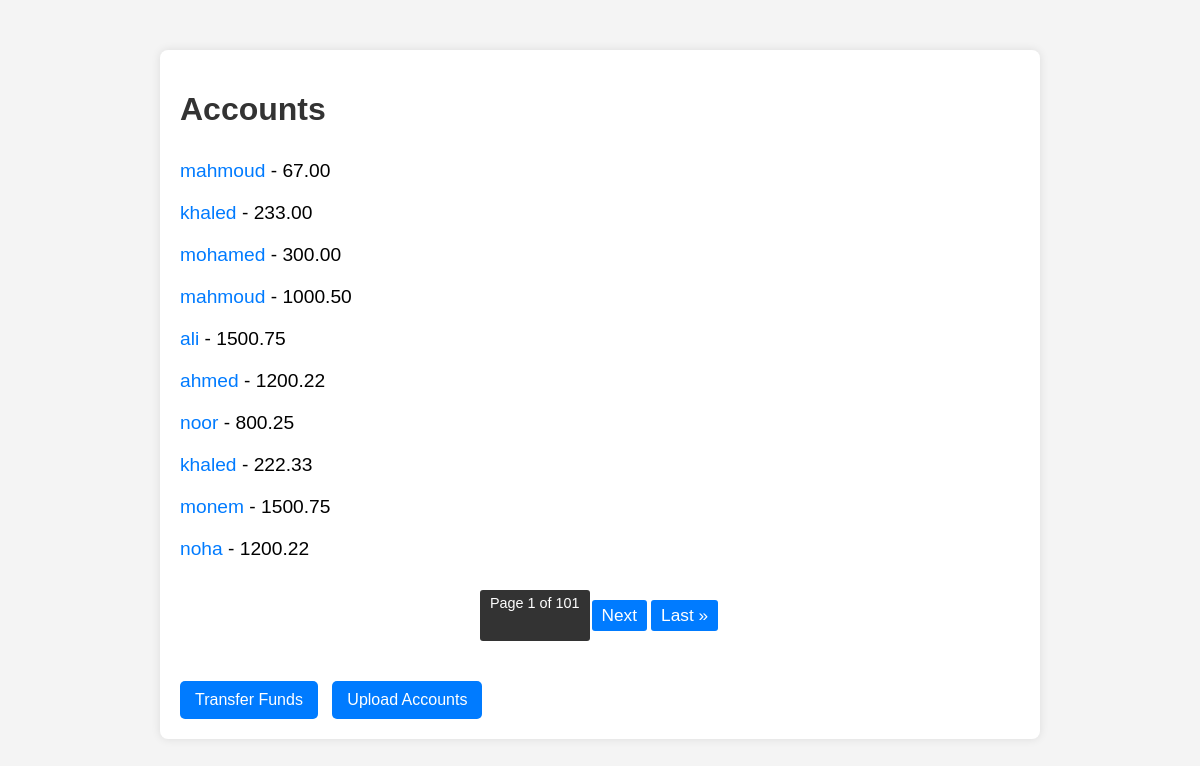
Screenshot of /accounts/ with the database file from the repository.
### accounts/models.py (models this page shows, shortened)
class Account(models.Model):
    name = models.CharField(max_length=255)
    balance = models.DecimalField(max_digits=10, decimal_places=2)

### accounts/views.py (the view)
# urls.py: path('', views.account_list, name='account_list'),
def account_list(request):
    account_list = Account.objects.all()
    paginator = Paginator(account_list, 10)
    page_number = request.GET.get('page')
    page_obj = paginator.get_page(page_number)
    return render(request, 'accounts/account_list.html', {'page_obj': page_obj})

### accounts/templates/accounts/account_list.html (shortened to what this page needs)
<!DOCTYPE html>
<html>
<head>
</head>
<body>
    <div class="container">
        <h1>Accounts</h1>
        <ul>
            {% for account in page_obj %}
                <li>
                    <a href="{% url 'account_detail' account.pk %}">{{ account.name }}</a> - {{ account.balance }}
                </li>
            {% endfor %}
        </ul>
        <div class="pagination">
            <span class="current">
                Page {{ page_obj.number }} of {{ page_obj.paginator.num_pages }}
            </span>
            {% if page_obj.has_next %}
                <li><a href="?page={{ page_obj.next_page_number }}">Next</a></li>
                <li><a href="?page={{ page_obj.paginator.num_pages }}">Last &raquo;</a></li>
            {% endif %}
        </div>
        <div class="actions">
            <a href="{% url 'transfer_funds' %}">Transfer Funds</a>
            <a href="{% url 'upload_accounts' %}">Upload Accounts</a>
        </div>
    </div>
</body>
</html>

### accounts/templates/accounts/account_list.html (style rules this page uses)
body { font-family: Arial, sans-serif; background-color: #f4f4f4; margin: 0; padding: 0; }
.container { width: 70%; margin: 50px auto; padding: 20px; background-color: #fff; box-shadow: 0 0 10px rgba(0, 0, 0, 0.1); border-radius: 8px; }
h1 { color: #333; }
ul { list-style-type: none; padding: 0; }
li { padding: 10px 0; font-size: 1.2em; }
li a { text-decoration: none; color: #007BFF; }
.actions a { display: inline-block; margin: 20px 10px 0 0; padding: 10px 15px; background-color: #007BFF; color: #fff; text-decoration: none; border-radius: 5px; }
.pagination { display: flex; justify-content: center; list-style: none; padding: 0; margin: 20px 0; }
.pagination li { margin: 0 2px; }
.pagination a, .pagination .current { display: block; padding: 5px 10px; background-color: #007BFF; color: #fff; text-decoration: none; border-radius: 3px; font-size: 0.9em; }
.pagination .current { background-color: #333; }

### rows the page displays
Account: name "mahmoud", balance "67.00"
Account: name "khaled", balance "233.00"
Account: name "mohamed", balance "300.00"
Account: name "mahmoud", balance "1000.50"
Account: name "ali", balance "1500.75"
Account: name "ahmed", balance "1200.22"
Account: name "noor", balance "800.25"
Account: name "khaled", balance "222.33"
Account: name "monem", balance "1500.75"
Account: name "noha", balance "1200.22"

### other values shown
{{ page_obj.number }} "1"
{{ page_obj.paginator.num_pages }} "101"
